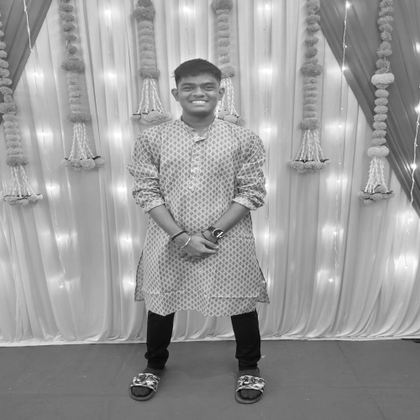
%> input picture img_3.tif, 420 x 420 px, shrunk from 500 x 500 before the run
$ octave HPF_ButterWorth_FreqDomain.m   (GNU Octave 9; MATLAB toolbox functions it lacks are replaced by stand-ins)
%> lines starting %> are read from the running program, lines starting %| are printed output that depends on the picture
%%%%%%% COMPUTING 2D DFT %%%%%%%%%%%%

clc, clear
f1 = double(imread('img_3.tif'));
%> f1: size 420x420x3 double; min 6, max 255, mean 154.7; mean of the top-left, top-right, bottom-left and bottom-right quarters 173.4, 161.9, 142.1, 141.5
[row,col] = size(f1);
%> row = 420; col = 1260
for x = 1:1:row
  for y = 1:1:col
    f(x,y) = f1(x,y) * (-1)^ (x+y);
  endfor
endfor
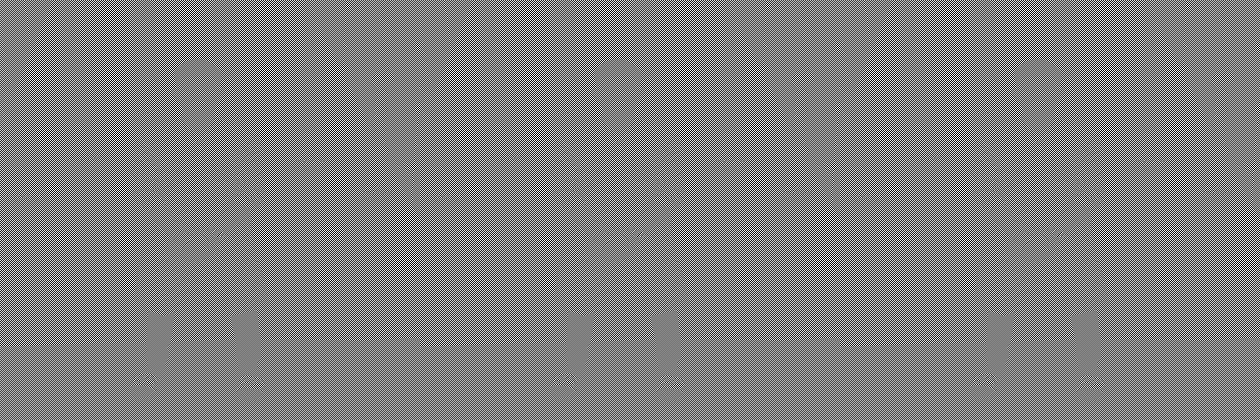
%> f: size 420x1260 double; min -255, max 255, mean 0; drawn with min black and max white
F = fft2(f);
figure(1), imshow(uint8(f1)), title("OG IMAGE")
figure(2), imagesc(log(1+abs(F))), title("MAGNITUTDE SPECTRUM")
%> after `title("MAGNITUTDE SPECTRUM")`:
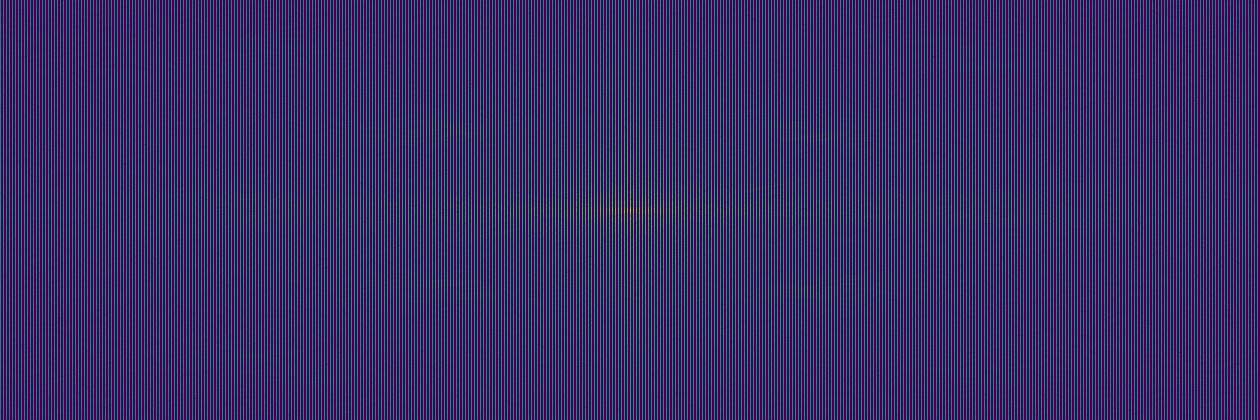
%> displayed picture: size 420x1260x3, on the screen's scale of 0 to 255; mean R, G, B 57, 47.7, 102.6

%%%%%%% COMPUTING 2D DFT ENDS %%%%%%%%%%%%

%%%%%%% DESIGNING OF H(u,v) %%%%%%%%%%%%

D0 = 35;
n = 2;
for u = 1:1:row
  for v = 1:1:col
    D(u,v) = sqrt(((u-(row/2))^2) + ((v-(col/2))^2));
    H(u,v) = 1 - (1 / (1+((D(u,v)/D0) ^ 2*n)));
  endfor
endfor
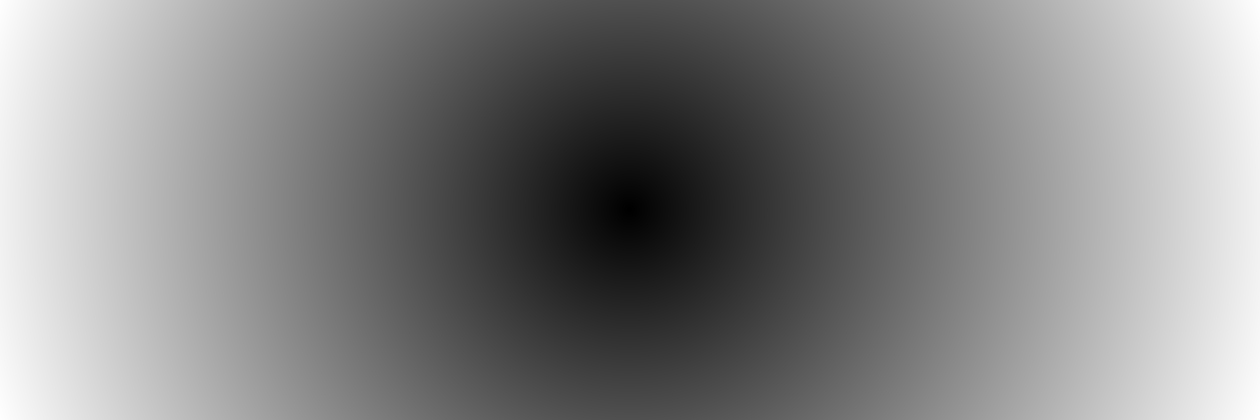
%> D: size 420x1260 double; min 0, max 664.1, mean 345.7; drawn with min black and max white
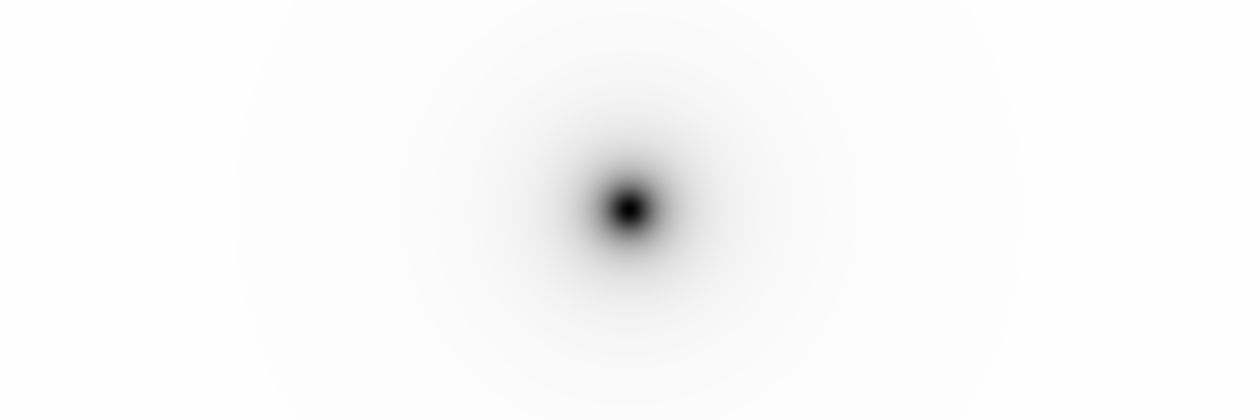
%> H: size 420x1260 double; min 0, max 0.999, mean 0.981
figure(3), imshow(uint8(D)), title("DISTANCE IMAGE")
figure(4), imshow(H), title("FILTER")
figure(5), mesh(H)
%> after `mesh(H)`:
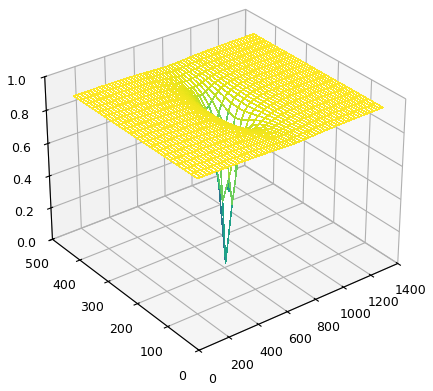
%> figure redrawn from the program's plot data

%%%%%%% DESIGNING OF H(u,v) ENDS %%%%%%%%%%%%

%%%%%%%% FILTERING %%%%%%%%%%%

G = F .* H;
g = ifft2(G);
figure(6), imshow(uint8(abs(g))), title("FILTERED IMAGE")
%> after `imshow(uint8(abs(g)))`:
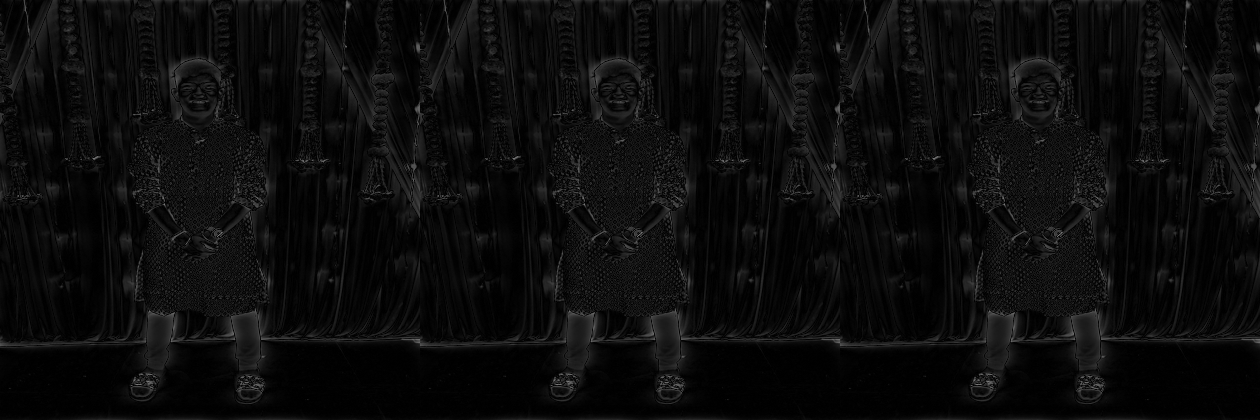
%> displayed picture: size 420x1260, on the screen's scale of 0 to 255; min 0, max 123, mean 12.1

%%%%%%% FILTERING ENDS %%%%%%%%%%%%
